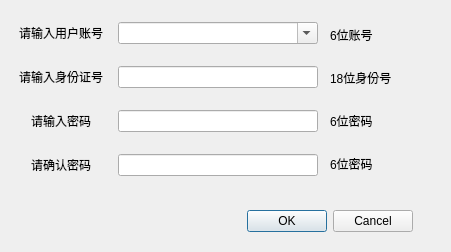
<?xml version="1.0" encoding="UTF-8"?>
<ui version="4.0">
 <class>user_lookmoney</class>
 <widget class="QMainWindow" name="user_lookmoney">
  <property name="geometry">
   <rect>
    <x>0</x>
    <y>0</y>
    <width>451</width>
    <height>252</height>
   </rect>
  </property>
  <property name="windowTitle">
   <string>查看余额</string>
  </property>
  <property name="styleSheet">
   <string notr="true">background-image: url(:/imagin/花1.bmp);</string>
  </property>
  <widget class="QWidget" name="centralwidget">
   <widget class="QWidget" name="gridLayoutWidget">
    <property name="geometry">
     <rect>
      <x>10</x>
      <y>10</y>
      <width>311</width>
      <height>181</height>
     </rect>
    </property>
    <layout class="QGridLayout" name="gridLayout">
     <item row="3" column="0">
      <widget class="QLabel" name="label_4">
       <property name="minimumSize">
        <size>
         <width>100</width>
         <height>30</height>
        </size>
       </property>
       <property name="maximumSize">
        <size>
         <width>100</width>
         <height>30</height>
        </size>
       </property>
       <property name="text">
        <string>请确认密码</string>
       </property>
       <property name="alignment">
        <set>Qt::AlignCenter</set>
       </property>
      </widget>
     </item>
     <item row="1" column="1">
      <widget class="QLineEdit" name="user_id">
       <property name="maximumSize">
        <size>
         <width>200</width>
         <height>16777215</height>
        </size>
       </property>
       <property name="sizeIncrement">
        <size>
         <width>200</width>
         <height>0</height>
        </size>
       </property>
      </widget>
     </item>
     <item row="1" column="0">
      <widget class="QLabel" name="label">
       <property name="minimumSize">
        <size>
         <width>100</width>
         <height>30</height>
        </size>
       </property>
       <property name="maximumSize">
        <size>
         <width>100</width>
         <height>30</height>
        </size>
       </property>
       <property name="text">
        <string>请输入身份证号</string>
       </property>
       <property name="alignment">
        <set>Qt::AlignCenter</set>
       </property>
      </widget>
     </item>
     <item row="2" column="0">
      <widget class="QLabel" name="label_3">
       <property name="minimumSize">
        <size>
         <width>100</width>
         <height>30</height>
        </size>
       </property>
       <property name="maximumSize">
        <size>
         <width>100</width>
         <height>30</height>
        </size>
       </property>
       <property name="text">
        <string>请输入密码</string>
       </property>
       <property name="alignment">
        <set>Qt::AlignCenter</set>
       </property>
      </widget>
     </item>
     <item row="3" column="1">
      <widget class="QLineEdit" name="user_passward2">
       <property name="maximumSize">
        <size>
         <width>200</width>
         <height>16777215</height>
        </size>
       </property>
       <property name="sizeIncrement">
        <size>
         <width>200</width>
         <height>0</height>
        </size>
       </property>
       <property name="alignment">
        <set>Qt::AlignLeading|Qt::AlignLeft|Qt::AlignVCenter</set>
       </property>
      </widget>
     </item>
     <item row="0" column="0">
      <widget class="QLabel" name="label_2">
       <property name="minimumSize">
        <size>
         <width>100</width>
         <height>30</height>
        </size>
       </property>
       <property name="maximumSize">
        <size>
         <width>100</width>
         <height>30</height>
        </size>
       </property>
       <property name="text">
        <string>请输入用户账号</string>
       </property>
       <property name="alignment">
        <set>Qt::AlignCenter</set>
       </property>
      </widget>
     </item>
     <item row="2" column="1">
      <widget class="QLineEdit" name="user_passward1">
       <property name="maximumSize">
        <size>
         <width>200</width>
         <height>16777215</height>
        </size>
       </property>
       <property name="sizeIncrement">
        <size>
         <width>200</width>
         <height>0</height>
        </size>
       </property>
       <property name="alignment">
        <set>Qt::AlignLeading|Qt::AlignLeft|Qt::AlignVCenter</set>
       </property>
      </widget>
     </item>
     <item row="0" column="1">
      <widget class="QComboBox" name="user_num">
       <property name="editable">
        <bool>true</bool>
       </property>
      </widget>
     </item>
    </layout>
   </widget>
   <widget class="QDialogButtonBox" name="yesorno">
    <property name="geometry">
     <rect>
      <x>140</x>
      <y>210</y>
      <width>273</width>
      <height>23</height>
     </rect>
    </property>
    <property name="standardButtons">
     <set>QDialogButtonBox::Cancel|QDialogButtonBox::Ok</set>
    </property>
   </widget>
   <widget class="QWidget" name="gridLayoutWidget_2">
    <property name="geometry">
     <rect>
      <x>330</x>
      <y>10</y>
      <width>91</width>
      <height>181</height>
     </rect>
    </property>
    <layout class="QGridLayout" name="gridLayout_2">
     <item row="1" column="0">
      <widget class="QLabel" name="label_6">
       <property name="maximumSize">
        <size>
         <width>100</width>
         <height>25</height>
        </size>
       </property>
       <property name="text">
        <string>18位身份号</string>
       </property>
      </widget>
     </item>
     <item row="2" column="0">
      <widget class="QLabel" name="label_7">
       <property name="maximumSize">
        <size>
         <width>100</width>
         <height>25</height>
        </size>
       </property>
       <property name="text">
        <string>6位密码</string>
       </property>
      </widget>
     </item>
     <item row="0" column="0">
      <widget class="QLabel" name="label_5">
       <property name="maximumSize">
        <size>
         <width>100</width>
         <height>25</height>
        </size>
       </property>
       <property name="text">
        <string>6位账号</string>
       </property>
      </widget>
     </item>
     <item row="3" column="0">
      <widget class="QLabel" name="label_8">
       <property name="maximumSize">
        <size>
         <width>100</width>
         <height>25</height>
        </size>
       </property>
       <property name="text">
        <string>6位密码</string>
       </property>
      </widget>
     </item>
    </layout>
   </widget>
  </widget>
 </widget>
 <resources/>
 <connections/>
</ui>
